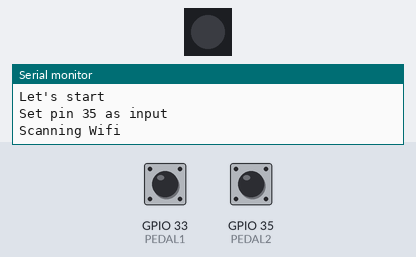
The sketch below on a simulated ESP32-S3. On the bench: 1 RGB LEDs in strip order, left to right, the last lines printed to the serial monitor. Inputs (shaded band) come from the test bench; at power-on: GPIO 33 (PEDAL1) HIGH, GPIO 35 (PEDAL2) HIGH. Dim RGB values are drawn brighter than linear; a WiFi scan finds three made-up networks; USB keyboard and mouse output is not drawn; not simulated (calls return 0 or success): secrets.h.

Above: at 1.6 s.
1.7 s: GPIO 33 (PEDAL1) pulled LOW for 0.15 s
At 1.85 s:
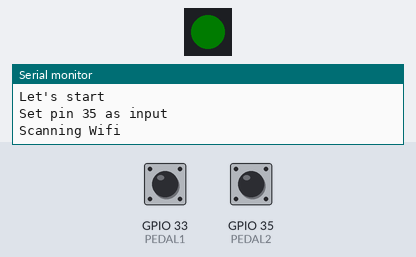
At 2.8 s:
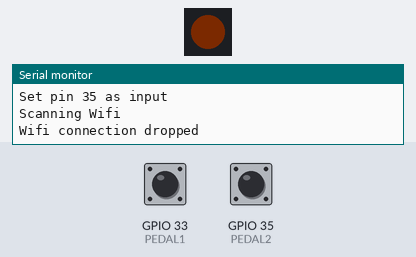
4.5 s: GPIO 35 (PEDAL2) pulled LOW for 0.15 s
At 5.2 s:
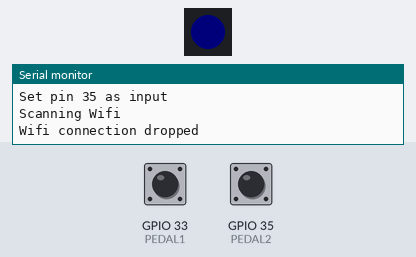
Timing chart, 0 to 7.5 s (numbered marks = the images above; inputs shaded):
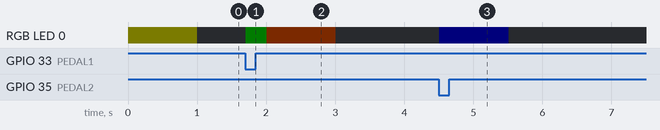

The sketch:

pedaleOTA.ino
```cpp
/**
   This sketch could be more simple but ...
   if the power consumption is too low, my battery stops.
   Hence, I've let the Wifi up, and used it for OTA updates.
   The RGB LED management for statuses adds also a bit of code.
   I wanted the pedals to be operationnals ASAP, without having to wait for the Wifi to be up
   (both features are unrelated), therefore I add some multitasking for that
*/
#include <Arduino.h>
#include <USBHIDKeyboard.h>
#include <USB.h>
#include <WiFi.h>
#include <WiFiMulti.h>
#include <ArduinoOTA.h>
#include <Adafruit_NeoPixel.h>

#include "secrets.h"

//Multasking for starting the network => makes the device being ready in 500ms
#define MULTI_TASK

#define PEDAL1          33
#define PEDAL2          35
//Time for which we ignore two rising signals (debouncing)
#define IDLE_TIME       200


#define LED_PIN         18
#define DELAY_LED_OFF   1000
#define LED_BRIGHTNESS  3

USBHIDKeyboard Keyboard;
WiFiMulti wifiMulti;
Adafruit_NeoPixel pixels(1, LED_PIN, NEO_GRB + NEO_KHZ800);
long lastEvent;
byte previousRead1 = HIGH, previousRead2 = HIGH;

struct Pedal {
  const uint8_t PIN;
  bool pressed;
  long timestamp;
};

Pedal pedal1 = {PEDAL1, false, 0};
Pedal pedal2 = {PEDAL2, false, 0};


void ledRgb(byte red, byte green, byte blue) {
  pixels.setBrightness(LED_BRIGHTNESS);
  pixels.setPixelColor(0, red, green, blue);
  pixels.show();
}

void ledOff() {
  pixels.setBrightness(0);
  pixels.show();
}
//Called from setup() to initiate Wifi connection.
//Used only for OTA updates
void setupWifi() {
  wifiMulti.addAP(SSID_1, WIFI_PASS);
  wifiMulti.addAP(SSID_2, WIFI_PASS);
  Serial.print("\nConnecting Wifi...\n");
  ledRgb( 255, 0, 255);
  lastEvent = millis();
  while ((wifiMulti.run() != WL_CONNECTED)) {
    delay(500);
  }
  ledRgb(128, 255, 0);
  lastEvent = millis();
  Serial.println("Connected");
}
//Called from setup() to unable OTA update
void setupOTA() {
  const char *host = "ESP32-pedals";
  ArduinoOTA.setHostname(host);
  ArduinoOTA.setPassword(OTA_PASSWD);
  ArduinoOTA
  .onStart([]() {
    String type;
    if (ArduinoOTA.getCommand() == U_FLASH)
      type = "sketch";
    else // U_SPIFFS
      type = "filesystem";

    // NOTE: if updating SPIFFS this would be the place to unmount SPIFFS using SPIFFS.end()
    Serial.println("Start updating " + type);
    ledRgb( 255, 255, 0);
    lastEvent = millis();
  })
  .onEnd([]() {
    Serial.println("\nEnd");
    ledRgb( 255, 255, 255);
    lastEvent = millis();
  })
  .onProgress([](unsigned int progress, unsigned int total) {
    Serial.printf("Progress: %u%%\r", (progress / (total / 100)));
    ledRgb( 255, 255, 128);
    lastEvent = millis();
  })
  .onError([](ota_error_t error) {
    Serial.printf("Error[%u]: ", error);
    if (error == OTA_AUTH_ERROR) Serial.println("Auth Failed");
    else if (error == OTA_BEGIN_ERROR) Serial.println("Begin Failed");
    else if (error == OTA_CONNECT_ERROR) Serial.println("Connect Failed");
    else if (error == OTA_RECEIVE_ERROR) Serial.println("Receive Failed");
    else if (error == OTA_END_ERROR) Serial.println("End Failed");
  });

  ArduinoOTA.begin();
}

boolean checkWifi() {
  ledRgb( 255, 255, 0);
  lastEvent = millis();
  WiFi.mode(WIFI_STA);
  Serial.println("Scanning Wifi");
  int n = WiFi.scanNetworks();
  if (n == 0) {
    Serial.println("No networks found");
  } else {
    for (int i = 0; i < n; ++i) {
      //Found proper Wifi SSID
      if ((String(SSID_1) == WiFi.SSID(i)) || (String(SSID_2) == WiFi.SSID(i))) {

        return true;
      }
    }
  }
  ledRgb( 255, 80, 0);
  lastEvent = millis();
  Serial.println("Wifi connection dropped");
  return false;
}

void manageNetworkTask(void *params) {
  if ( checkWifi()) {
    setupWifi();
    setupOTA();
#ifdef MULTI_TASK
    while (1) {
      //Handles OTA updates
      ArduinoOTA.handle();
      delay(100);
    }
#endif
  }
#ifdef MULTI_TASK
  else {
    //If no wifi, need to infinitely loop (a task must never end)
    while (1) {
      delay(1000);
    }
  }
#endif
}

void setupNetwork() {
#ifdef MULTI_TASK
  xTaskCreatePinnedToCore(
    manageNetworkTask
    ,  "setupNetwork"   // A name just for humans
    ,  2048  // This stack size can be checked & adjusted by reading the Stack Highwater
    ,  NULL
    ,  1  // Priority, with 3 (configMAX_PRIORITIES - 1) being the highest, and 0 being the lowest.
    ,  NULL
    ,  tskNO_AFFINITY);
#else
  manageNetworkTask(NULL);
#endif
}

void setupLed() {
  pixels.setBrightness(LED_BRIGHTNESS);
  pixels.begin();
  //Initially red
  ledRgb( 255, 0, 0);
}

void setup() {
  Serial.begin(115200);
  Serial.println("Let's start");
  setupLed();
  USB.begin();
  Keyboard.begin();
  //Configuring the pin to be an input, with resistor pull-up enabled
  pinMode(PEDAL1, INPUT_PULLUP);
  //Configuring the pin to be an input, with resistor pull-up enabled;
  Serial.printf("Set pin %d as input\n", PEDAL2);
  pinMode(PEDAL2, INPUT_PULLUP);
  setupNetwork();
  ledOff();
}

void loop() {
  //Only capture HIGH->LOW transition
  byte currentRead1 = digitalRead(PEDAL1);
  byte currentRead2 = digitalRead(PEDAL2);
  long now = millis();
  if (( currentRead1 == LOW ) && (previousRead1 == HIGH) && ( now - pedal1.timestamp > IDLE_TIME ))  {
    pedal1.pressed = true;
    pedal1.timestamp = now;
  }
  if (( currentRead2 == LOW ) && (previousRead2 == HIGH) && ( now - pedal2.timestamp > IDLE_TIME ))  {
    pedal2.pressed = true;
    pedal2.timestamp = now;
  }
  if ( pedal1.pressed && pedal2.pressed) {
    pedal1.pressed = false;
    pedal2.pressed = false;
    ledRgb( 255, 0, 0);
    lastEvent = now;
  } else {
    if (pedal1.pressed) {
      pedal1.pressed = false;
      ledRgb( 0, 255, 0);
      lastEvent = now;
      Keyboard.write(KEY_RIGHT_ARROW);
    }
    if (pedal2.pressed) {
      pedal2.pressed = false;
      ledRgb( 0, 0, 255);
      lastEvent = now;
      Keyboard.write(KEY_LEFT_ARROW);
    }
  }
  if ( millis() - lastEvent > DELAY_LED_OFF ) {
    ledOff();
  }
  previousRead1 = currentRead1;
  previousRead2 = currentRead2;
#ifndef MULTI_TASK
  ArduinoOTA.handle();
#endif
  delay(10);
}
```

Measured:
- after the input at 4.5 s, RGB LED 0: off → RGB(0, 0, 3) at once, → off 1.0 s later
